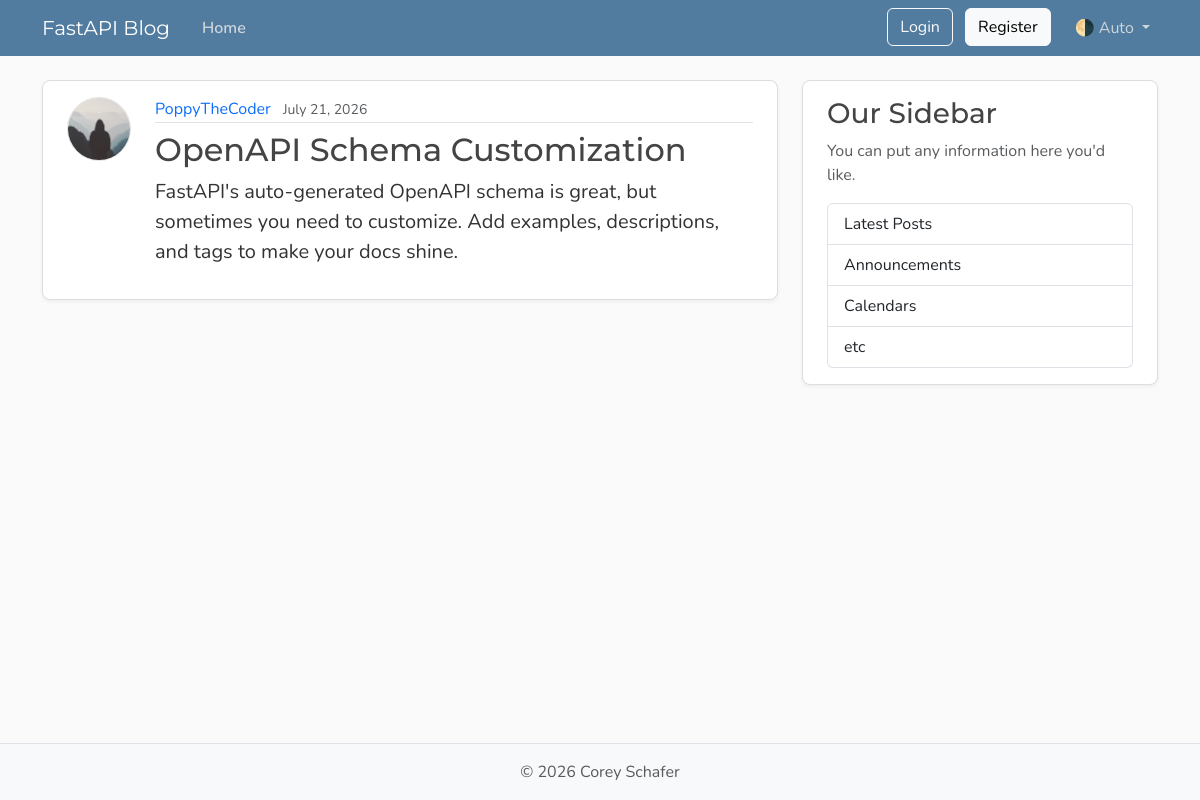
Page /posts/6 on the earlier database version.
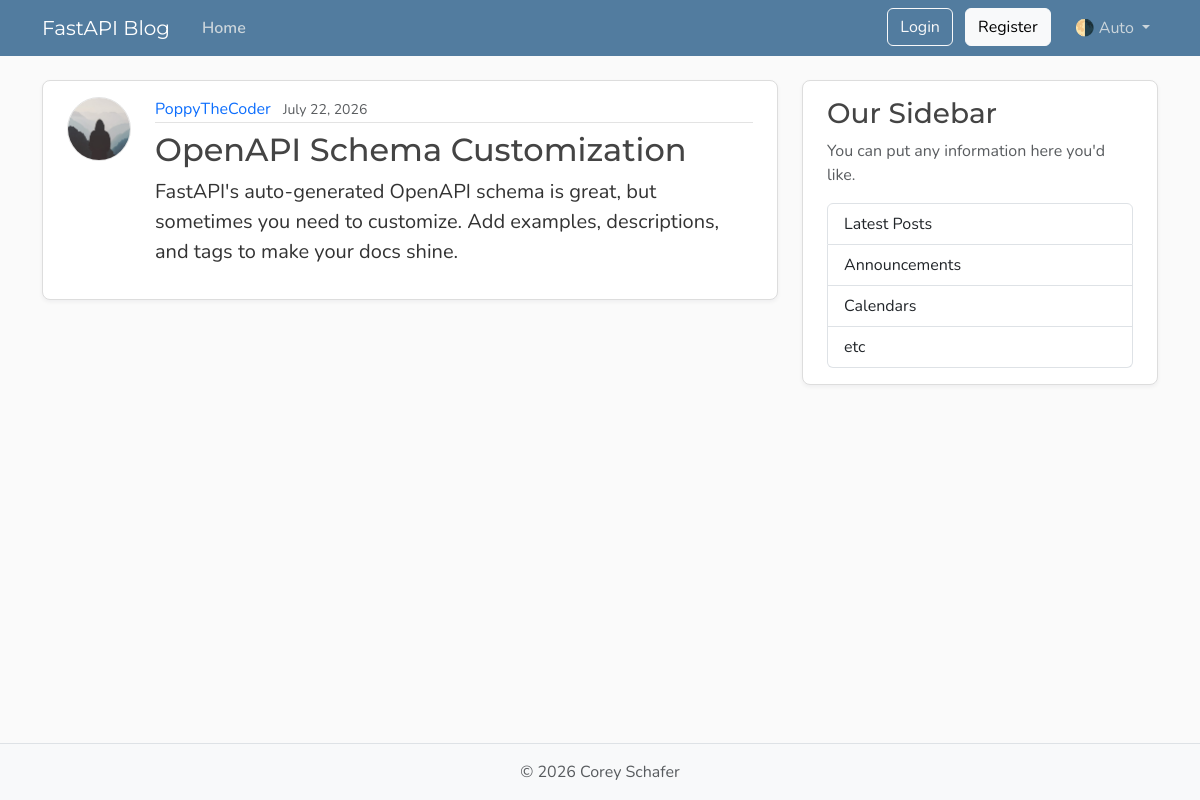
Same page on the later database version.
### src/fastapi_blog/models.py (models this page shows)
class Post(Base):
    __tablename__ = "posts"
    id: Mapped[int] = mapped_column(Integer, primary_key=True, index=True)
    title: Mapped[str] = mapped_column(String(100), nullable=False)
    content: Mapped[str] = mapped_column(Text, nullable=False)
    user_id: Mapped[int] = mapped_column(
        ForeignKey("users.id"),
        nullable=False,
        index=True,
    )
    date_posted: Mapped[datetime] = mapped_column(
        DateTime(timezone=True),
        default=lambda: datetime.now(UTC),
    )
    author: Mapped[User] = relationship(back_populates="posts")

### src/fastapi_blog/routers/pages.py (the view)
@router.get("/posts/{post_id}", include_in_schema=False)
async def post_page(
    request: Request, post_id: int, db: Annotated[AsyncSession, Depends(get_db)]
):
    result = await db.execute(
        select(models.Post)
        .options(selectinload(models.Post.author))
        .where(models.Post.id == post_id)
        .order_by(models.Post.date_posted.desc())
    )
    post = result.scalars().first()
    if post:
        title = post.title[:50]
        return templates.TemplateResponse(
            request, "post.html", {"post": post, "title": title}
        )
    raise HTTPException(status_code=status.HTTP_404_NOT_FOUND, detail="Post not found")

### src/fastapi_blog/templates/post.html (shortened to what this page needs)
{% extends "layout.html" %}
{% block content %}
    <article class="content-section py-3 px-4 mb-4">
        <div class="d-flex align-items-start gap-4">
            <img class="rounded-circle article-img flex-shrink-0"
                 src="{{ post.author.image_path }}"
                 alt="{{ post.author.username }}'s profile picture"
                 width="64"
                 height="64"
                 loading="lazy">
            <div class="flex-grow-1">
                <div class="article-metadata mb-2">
                    <a class="me-2"
                       href="{{ url_for("user_posts", user_id=post.author.id) }}">{{ post.author.username }}</a>
                    <small class="text-body-secondary">{{ post.date_posted.strftime("%B %d, %Y") }}</small>
                </div>
                <h2 class="article-title">{{ post.title }}</h2>
                <p class="article-content">{{ post.content }}</p>
            </div>
        </div>
    </article>
{% endblock content %}

Differences in the rows shown:
changed Post "OpenAPI Schema Customization": date_posted "July 21, 2026" → "July 22, 2026"
